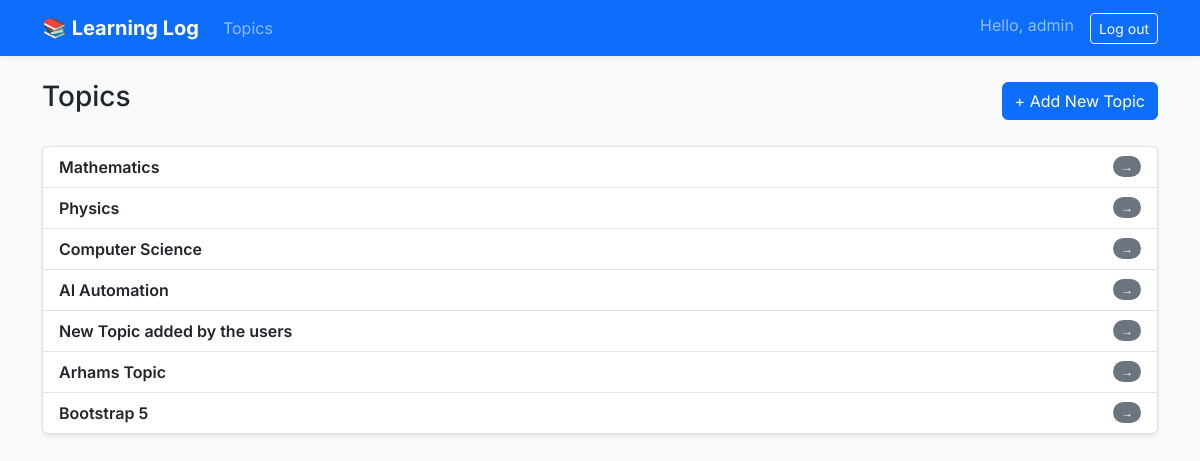
The app's page /topics/ (signed in) with its own data.
### learning_logs/models.py (models this page shows)
class Topic(models.Model):
    text = models.CharField(max_length=200)
    date_added = models.DateTimeField(auto_now_add=True)
    owner = models.ForeignKey(User, on_delete=models.CASCADE)
    def __str__(self):
        return self.text

### learning_logs/views.py (the view)
# urls.py: path('topics/', views.topics, name='topics'),
@login_required
def topics(request):
    if request.user.is_superuser:
        topics = Topic.objects.order_by('date_added')
    else:
        topics = Topic.objects.filter(owner=request.user).order_by('date_added')
    context = {'topics': topics}
    return render(request, 'learning_logs/topics.html', context)

### learning_logs/templates/learning_logs/topics.html
{% extends "learning_logs/base.html" %}
{% block content %}
  <div class="d-flex justify-content-between align-items-center mb-4">
    <h3>Topics</h3>
    <a href="{% url 'learning_logs:new_topic' %}" class="btn btn-primary">
      + Add New Topic
    </a>
  </div>
  <div class="list-group shadow-sm">
    {% for topic in topics %}
      <a href="{% url 'learning_logs:topic' topic.id %}" class="list-group-item list-group-item-action d-flex justify-content-between align-items-center">
        <span class="fw-semibold">{{ topic }}</span>
        <span class="badge bg-secondary rounded-pill">&rarr;</span>
      </a>
    {% empty %}
      <div class="list-group-item text-center py-4 text-muted">
        No topics have been added yet. Why not create one?
      </div>
    {% endfor %}
  </div>
{% endblock content %}

### learning_logs/templates/learning_logs/base.html (shortened to what this page needs)
<!doctype html>
<html lang="en">
  <head>
    <link href="https://cdn.jsdelivr.net/npm/bootstrap@5.3.0/dist/css/bootstrap.min.css" rel="stylesheet">
  </head>
  <body>
    <nav class="navbar navbar-expand-lg navbar-dark bg-primary mb-4">
      <div class="container">
        <a class="navbar-brand fw-bold" href="{% url 'learning_logs:index' %}">📚 Learning Log</a>
        <div class="collapse navbar-collapse" id="navbarNav">
          <ul class="navbar-nav me-auto">
            <li class="nav-item">
              <a class="nav-link" href="{% url 'learning_logs:topics' %}">Topics</a>
            </li>
          </ul>
          <ul class="navbar-nav ms-auto">
            {% if user.is_authenticated %}
              <li class="nav-item">
                <span class="navbar-text me-3">Hello, {{ user.username }}</span>
              </li>
              <li class="nav-item">
                <form action="{% url 'logout' %}" method="post" class="d-inline">
                  <button type="submit" class="btn btn-outline-light btn-sm">Log out</button>
                </form>
              </li>
            {% endif %}
          </ul>
        </div>
      </div>
    </nav>
    <div class="container">
      {% block content %}{% endblock content %}
    </div>
  </body>
</html>

### learning_logs/templates/learning_logs/base.html (style rules this page uses)
body { font-family: 'Inter', sans-serif; background-color: #f8f9fa; }
.navbar { box-shadow: 0 2px 4px rgba(0,0,0,0.05); }

### records on screen
Topic: text "Mathematics"
Topic: text "Physics"
Topic: text "Computer Science"
Topic: text "AI Automation"
Topic: text "New Topic added by the users"
Topic: text "Arhams Topic"
Topic: text "Bootstrap 5"

### other values on screen
{{ user.username }} "admin"
